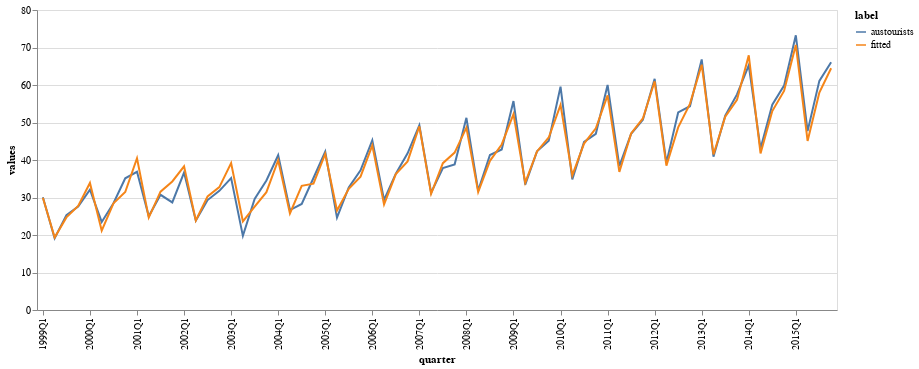

Here is the notebook cell this chart was saved with:
### Markdown cell above
Now we can plot the data.

### Code cell
(
    alt.Chart(
        austourists.join(aust_ets.fittedvalues.rename("fitted"))
        .stack()
        .reset_index(name="values")
        .rename(columns={"level_0": "quarter", "level_1": "label"})
        .assign(quarter=lambda df: df.quarter.apply(str))
    )
    .mark_line()
    .encode(
        x=alt.X("quarter:O", axis=alt.Axis(values=_aust.quarter.values[::4])),
        y="values:Q",
        color="label",
    )
    .properties(width=800)
)

### Figure 1 — Vega-Lite specification as saved in the notebook (floating-point values rounded to 4 significant figures; data arrays with more than 128 entries replaced by an {"elided": "..."} marker saying what was removed)
{"config": {"view": {"continuousWidth": 400, "continuousHeight": 300}}, "data": {"name": "data-ceaad08226d41c131cdcc1c44bbdb3d3"}, "mark": "line", "encoding": {"color": {"type": "nominal", "field": "label"}, "x": {"type": "ordinal", "axis": {"values": ["1999Q1", "2000Q1", "2001Q1", "2002Q1", "2003Q1", "2004Q1", "2005Q1", "2006Q1", "2007Q1", "2008Q1", "2009Q1", "2010Q1", "2011Q1", "2012Q1", "2013Q1", "2014Q1", "2015Q1"]}, "field": "quarter"}, "y": {"type": "quantitative", "field": "values"}}, "width": 800, "$schema": "https://vega.github.io/schema/vega-lite/v4.8.1.json", "datasets": {"data-ceaad08226d41c131cdcc1c44bbdb3d3": {"elided": "136 records"}}}
